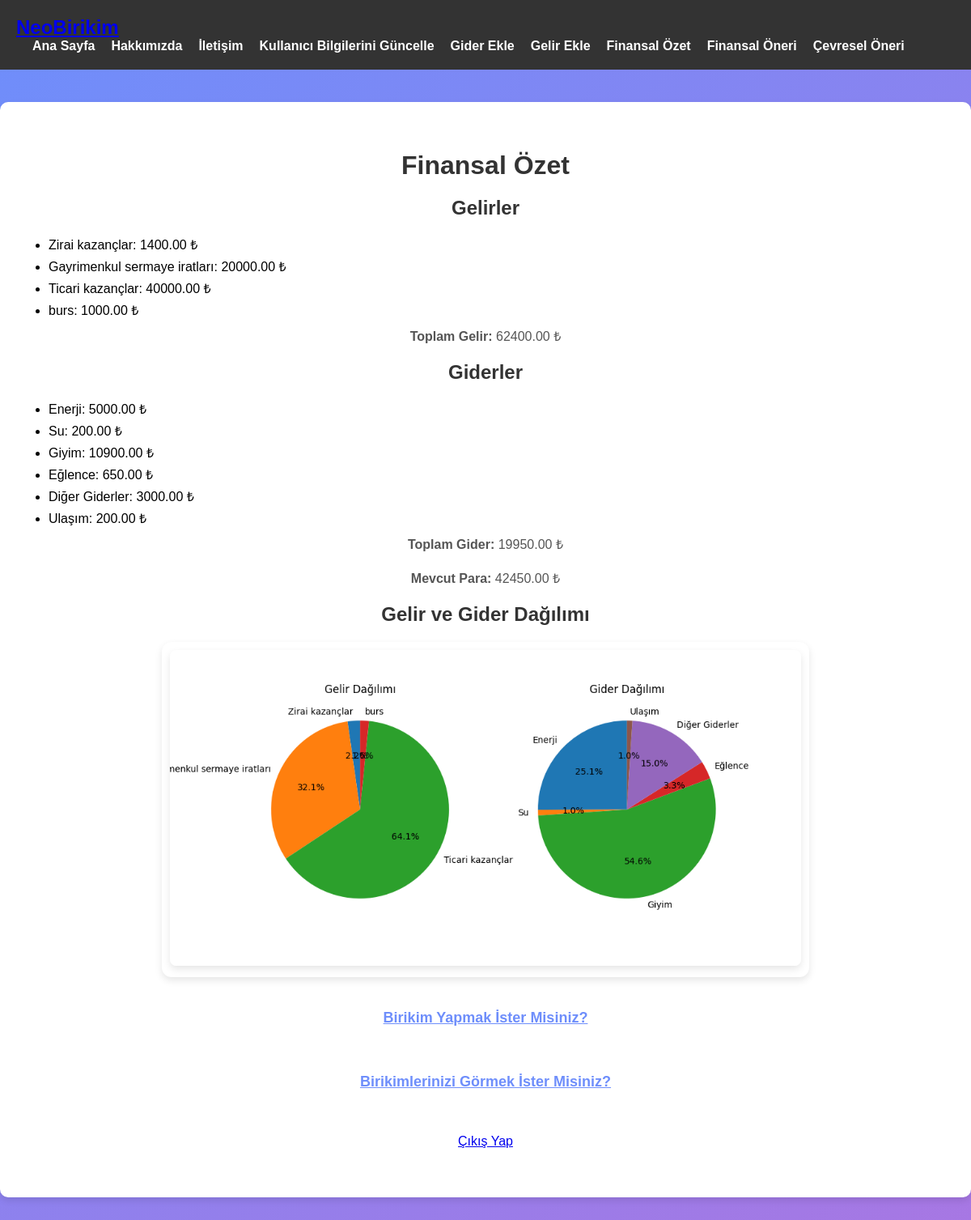
The app's page /account/financial_summary/ (signed in) with its own data.
### account/models.py (models this page shows, shortened)
class IncomeType(models.Model):
    name = models.CharField(max_length=100)

### account/views.py (the view)
# urls.py: path('financial_summary/', views.financial_summary, name='financial_summary'),
@login_required
def financial_summary(request):
    incomes = Income.objects.filter(user=request.user)
    consumptions = Consumption.objects.filter(user=request.user)
    income_types = {}
    for income in incomes:
        if income.income_type.name not in income_types:
            income_types[income.income_type.name] = 0
        income_types[income.income_type.name] += income.amount
    consumption_categories = {
        'Enerji': 0,
        'Su': 0,
        'Giyim': 0,
        'Eğlence': 0,
        'Diğer Giderler': 0,
        'Ulaşım': 0
    }
    for consumption in consumptions:
        consumption_categories['Enerji'] += consumption.energy
        consumption_categories['Su'] += consumption.water
        consumption_categories['Giyim'] += consumption.clothing
        consumption_categories['Eğlence'] += consumption.entertainment
        consumption_categories['Diğer Giderler'] += consumption.other_expenses
        consumption_categories['Ulaşım'] += consumption.transportation
    total_income = sum(income_types.values())
    total_consumption = sum(consumption_categories.values())
    remaining_balance = total_income - total_consumption
    fig, (ax1, ax2) = plt.subplots(1, 2, figsize=(10, 5))
    ax1.pie(income_types.values(), labels=income_types.keys(), autopct='%1.1f%%', startangle=90)
    ax1.set_title('Gelir Dağılımı')
    ax2.pie(consumption_categories.values(), labels=consumption_categories.keys(), autopct='%1.1f%%', startangle=90)
    ax2.set_title('Gider Dağılımı')
    buf = io.BytesIO()
    plt.savefig(buf, format='png')
    buf.seek(0)
    graph_image = base64.b64encode(buf.read()).decode('utf-8')
    return render(request, 'account/financial_summary.html', {
        'incomes': incomes,
        'consumptions': consumptions,
        'total_income': total_income,
        'total_consumption': total_consumption,
        'remaining_balance': remaining_balance,
        'graph_image': graph_image,
        'income_types': income_types,
        'consumption_categories': consumption_categories
    })

### account/templates/account/financial_summary.html (shortened to what this page needs)
<!DOCTYPE html>
<html lang="tr">
<head>
</head>
<body>
    <nav class="navbar">
        <div class="logo">
            <a href="#">NeoBirikim</a>
        </div>
        <ul class="nav-links">
            <li><a href="{% url 'home' %}">Ana Sayfa</a></li>
            <li><a href="{% url 'about' %}">Hakkımızda</a></li>
            <li><a href="{% url 'communication' %}">İletişim</a></li>
            <li><a href="{% url 'update_user' %}">Kullanıcı Bilgilerini Güncelle</a></li>
            <li><a href="{% url 'add_consumption' %}">Gider Ekle</a></li>
            <li><a href="{% url 'add_income' %}">Gelir Ekle</a></li>
            <li><a href="{% url 'financial_summary' %}">Finansal Özet</a></li>
            <li><a href="{% url 'compare' %}">Finansal Öneri</a></li>
            <li><a href="{% url 'environmental_recommendations' %}">Çevresel Öneri</a></li>
        </ul>
    </nav>
    <div class="container">
        <h1>Finansal Özet</h1>
        <h2>Gelirler</h2>
        <ul class="incomes">
            {% for income_type, amount in income_types.items %}
                <li>{{ income_type }}: {{ amount }} ₺</li>
            {% endfor %}
        </ul>
        <p><strong>Toplam Gelir:</strong> {{ total_income }} ₺</p>
        <h2>Giderler</h2>
        <ul class="consumptions">
            {% for category, amount in consumption_categories.items %}
                <li>{{ category }}: {{ amount }} ₺</li>
            {% endfor %}
        </ul>
        <p><strong>Toplam Gider:</strong> {{ total_consumption }} ₺</p>
        <p><strong>Mevcut Para:</strong> {{ remaining_balance }} ₺</p>
        <h2>Gelir ve Gider Dağılımı</h2>
        <div class="graph-container">
            <img alt="Gelir ve Gider Dağılımı Grafiği" class="financial-graph">
        </div>
        <div class="saving-goal-link" style="margin-top: 40px;">
            <a href="{% url 'create_saving_goal' %}" style="font-size: 18px; font-weight: bold; color: #6e8efb;">Birikim Yapmak İster Misiniz?</a>
        </div>
        <br>
        <div class="saving-goal-link" style="margin-top: 40px;">
            <a href="{% url 'saving_goal_list' %}" style="font-size: 18px; font-weight: bold; color: #6e8efb;">
                Birikimlerinizi Görmek İster Misiniz?
            </a>
        </div>
            <br> <br> <br>
        <a href="{% url 'user_logout' %}">Çıkış Yap</a>
</body>
</html>

### account/templates/account/financial_summary.html (style rules this page uses)
* { margin: 0; padding: 0; box-sizing: border-box; }
body { font-family: 'Arial', sans-serif; background: linear-gradient(135deg, #6e8efb, #a777e3); min-height: 100vh; }
.navbar { display: flex; justify-content: space-between; align-items: center; padding: 20px; background-color: #333; flex-wrap: wrap; }
.navbar .logo { color: white; text-decoration: none; font-size: 24px; font-weight: bold; }
.nav-links { list-style: none; display: flex; }
.nav-links li { margin-left: 20px; }
.nav-links a { color: white; text-decoration: none; font-size: 16px; font-weight: 600; }
.container { background-color: white; padding: 60px; border-radius: 10px; box-shadow: 0 4px 8px rgba(0, 0, 0, 0.1); width: 100%; max-width: 1200px; text-align: center; margin: 40px auto; }
h1, h2 { margin-bottom: 20px; color: #333; font-weight: bold; }
p { margin-bottom: 20px; color: #555; font-size: 16px; }
.incomes, .consumptions { text-align: left; margin: 10px 0; }
.incomes li, .consumptions li { margin-bottom: 5px; }
.graph-container { width: 100%; max-width: 800px; margin: 20px auto; padding: 10px; background-color: #ffffff; border-radius: 12px; box-shadow: 0 4px 10px rgba(0, 0, 0, 0.1); text-align: center; }
.financial-graph { width: 100%; height: auto; border-radius: 8px; box-shadow: 0 4px 10px rgba(0, 0, 0, 0.1); }

### records on screen
IncomeType: income_types "Zirai kazançlar"
IncomeType: income_types "Gayrimenkul sermaye iratları"
IncomeType: income_types "Ticari kazançlar"
IncomeType: income_types "burs"

### other values on screen
{{ amount }} "1400.00" "20000.00" "40000.00" "1000.00"
{{ total_income }} "62400.00"
{{ category }} "Enerji" "Su" "Giyim" "Eğlence" "Diğer Giderler" "Ulaşım"
{{ amount }} "5000.00" "200.00" "10900.00" "650.00" "3000.00" "200.00"
{{ total_consumption }} "19950.00"
{{ remaining_balance }} "42450.00"
